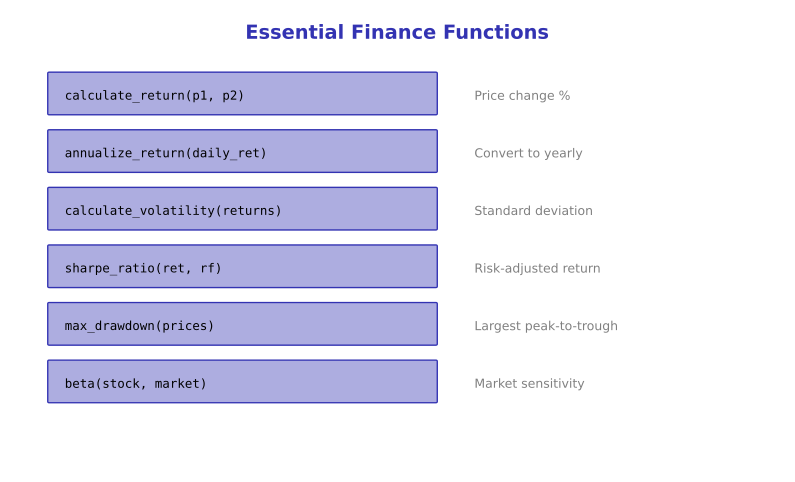

Write the Python code that produced this figure.
"""Generated chart with course color palette"""
import matplotlib.pyplot as plt
import matplotlib.patches as patches
from matplotlib.patches import FancyBboxPatch, Rectangle, Circle, FancyArrowPatch, Wedge
import numpy as np
import pandas as pd
import seaborn as sns
from pathlib import Path

# Standard matplotlib configuration
plt.rcParams.update({
    'font.size': 10,
    'axes.labelsize': 10,
    'axes.titlesize': 11,
    'xtick.labelsize': 9,
    'ytick.labelsize': 9,
    'legend.fontsize': 9,
    'figure.figsize': (10, 6),
    'figure.dpi': 150
})

# Course colors
MLPURPLE = '#3333B2'
MLLAVENDER = '#ADADE0'
MLBLUE = '#0066CC'
MLORANGE = '#FF7F0E'
MLGREEN = '#2CA02C'
MLRED = '#D62728'

# Course colors already used in this lesson
COLOR_PRIMARY = MLPURPLE
COLOR_SECONDARY = MLPURPLE
COLOR_ACCENT = MLBLUE
COLOR_LIGHT = MLLAVENDER
COLOR_GREEN = MLGREEN
COLOR_ORANGE = MLORANGE
COLOR_RED = MLRED


fig, ax = plt.subplots(figsize=(10, 6))
ax.set_xlim(0, 10)
ax.set_ylim(0, 8)
ax.axis('off')

ax.text(5, 7.5, 'Essential Finance Functions', fontsize=14, fontweight='bold', ha='center', color=MLPURPLE)

functions = [
    ('calculate_return(p1, p2)', 'Price change %'),
    ('annualize_return(daily_ret)', 'Convert to yearly'),
    ('calculate_volatility(returns)', 'Standard deviation'),
    ('sharpe_ratio(ret, rf)', 'Risk-adjusted return'),
    ('max_drawdown(prices)', 'Largest peak-to-trough'),
    ('beta(stock, market)', 'Market sensitivity')
]

for i, (func, desc) in enumerate(functions):
    y = 6.5 - i * 1
    rect = patches.FancyBboxPatch((0.5, y - 0.3), 5, 0.7, boxstyle="round,pad=0.02",
                                   facecolor=MLLAVENDER, edgecolor=MLPURPLE, linewidth=1)
    ax.add_patch(rect)
    ax.text(0.7, y, func, fontsize=9, fontfamily='monospace', va='center')
    ax.text(6, y, desc, fontsize=9, va='center', color='gray')

plt.savefig('chart.pdf', dpi=300, bbox_inches='tight')
plt.close()
print("\nL04 COMPLETE: 8/8 charts generated")

# =============================================================================
# L05: DataFrames Introduction
# =============================================================================
